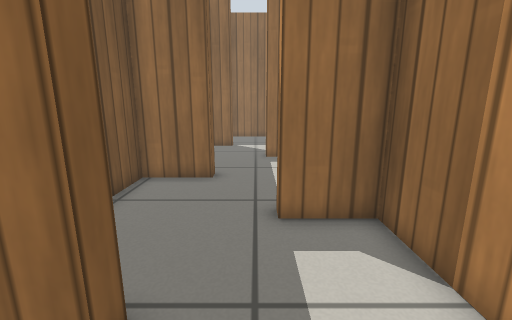
view 1 (above)

16 first-person views from a walk through a robot-simulator world made for Gazebo. The camera is 0.67 m above the floor, tilts 12° down and sees 90° across. The floor is counted in squares, 0.25 m on a side. Each view is taken from the middle of a square. On the plan, view 1 faces up. The plan holds only what a view shows up to about 18 squares ahead; the rest is blank. Simple patterns stand in for the simulator's built-in surfaces.

view 2
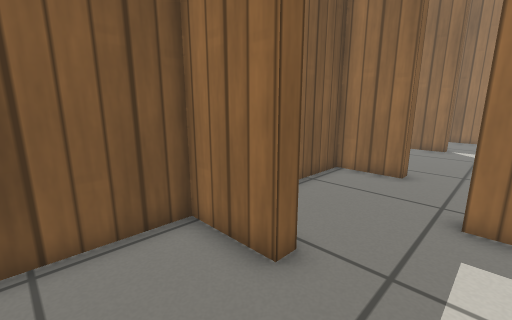

view 3
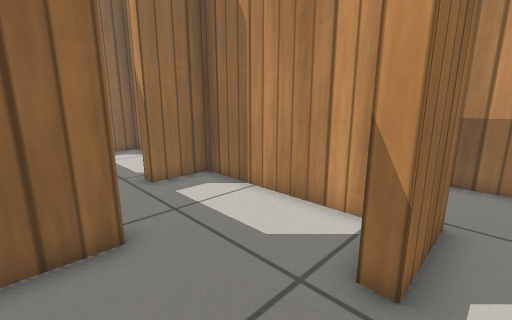

view 4
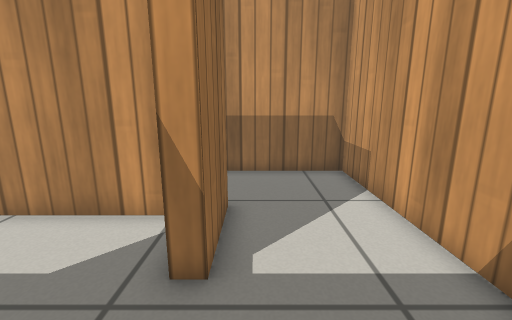

view 5
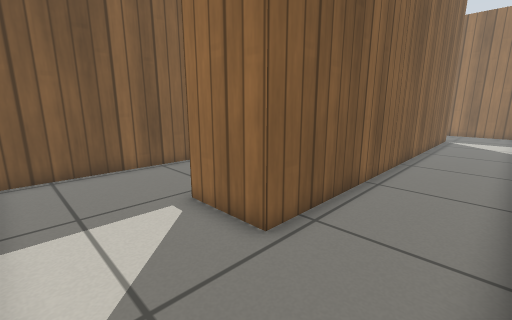

view 6
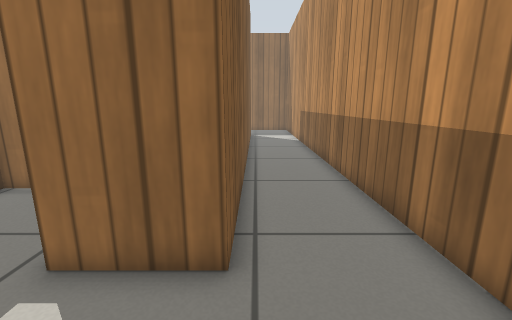

view 7
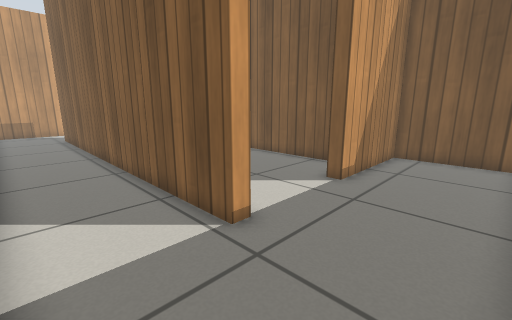

view 8
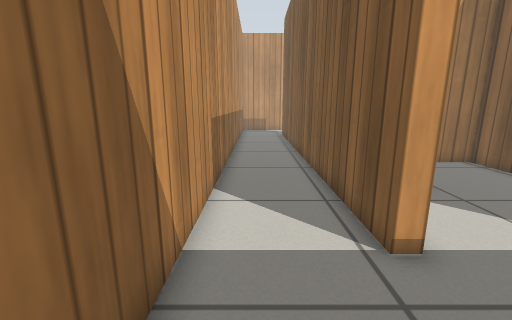

view 9
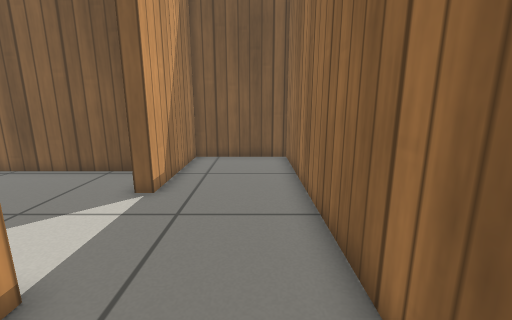

view 10
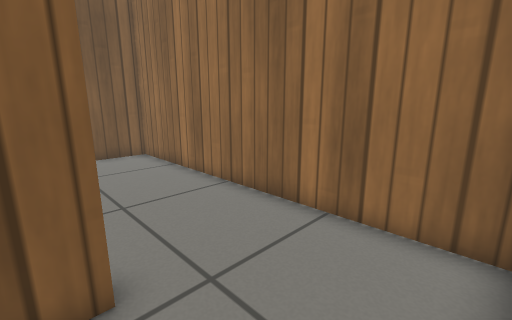

view 11
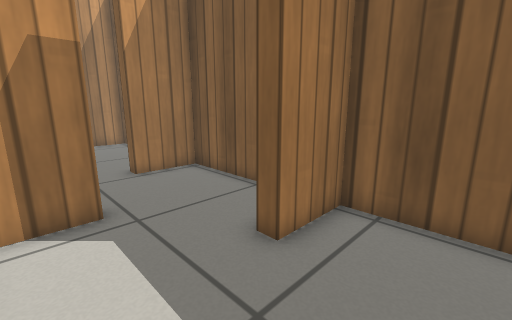

view 12
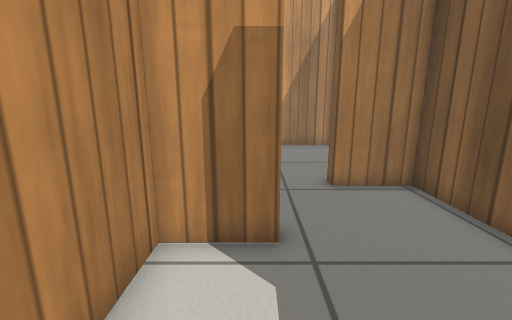

view 13
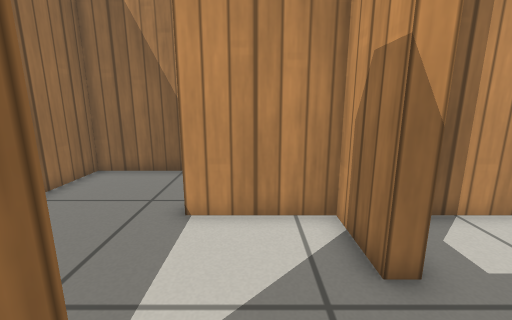

view 14
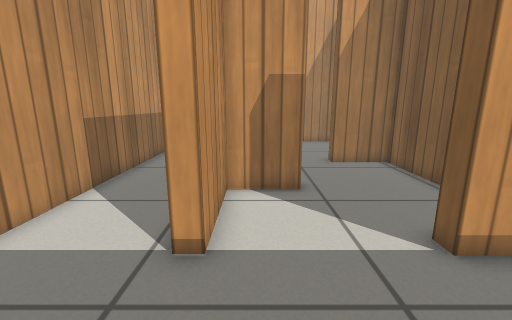

view 15
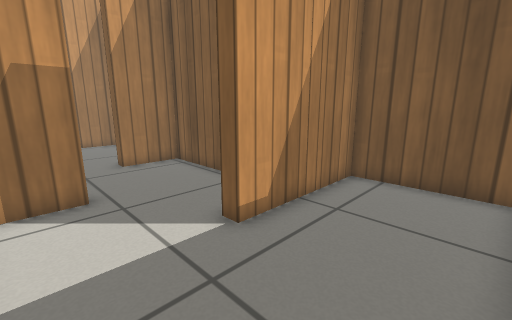

view 16
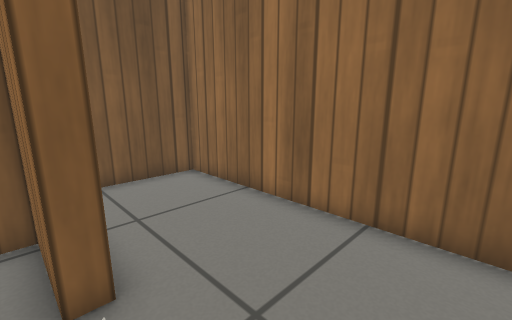

### Floor plan
Ten units are one square. View 1 is at (0, 0); x grows to the right and y downward. Boxes are objects, and circles mark ways between rooms. Rooms are numbered by the first view taken in them; rooms with no view inside come last. Other rooms are left out.
<svg viewBox="-79 -231 158 302">
<path fill="none" stroke="#000" d="M-16 -27 -16 -21 -43 -21 -43 14M29 8 29 -35M-43 14 -43 66 74 66 74 -226 25 -226M29 -178 35 -178 35 22 5 22 5 16M-43 -145 -43 -100 -16 -100M29 -104 29 -134 5 -134 5 -140M5 -140 29 -140 29 -178M-16 -178 -16 -172 -43 -172 -43 -145M25 -226 -74 -226 -74 -178 -16 -178M5 -64 29 -64 29 -104M-16 -100 -16 -94 -43 -94 -43 -64M-43 -64 -43 -27 -16 -27M29 -35 29 -57 5 -57 5 -64"/>
<circle cx="-15" cy="20" r="3" fill="#2a7"/>
<circle cx="5" cy="-25" r="3" fill="#2a7"/>
<circle cx="30" cy="-200" r="3" fill="#2a7"/>
<circle cx="-15" cy="-140" r="3" fill="#2a7"/>
<circle cx="5" cy="-95" r="3" fill="#2a7"/>
<circle cx="5" cy="-170" r="3" fill="#2a7"/>
<circle cx="-15" cy="-60" r="3" fill="#2a7"/>
<text x="0" y="-10">1</text>
<text x="40" y="-60">2</text>
<text x="-10" y="-120">3</text>
<text x="0" y="-160">4</text>
<text x="-20" y="-200">5</text>
<text x="0" y="-80">6</text>
<text x="-10" y="-50">7</text>
</svg>
Room 1 opens to room 2. Room 1 opens to room 7. Room 2 opens to room 5. Room 3 opens to room 4. Room 3 opens to room 6. Room 4 opens to room 5. Room 6 opens to room 7.

Where each view was taken, in squares from view 1:
view 1: 0 up, 0 right, facing up
view 2: 1 down, 1 right, facing up-left
view 3: 3 down, 3 left, facing up-right
view 4: 3 down, 3 left, facing right
view 5: 6 down, 7 right, facing up-left
view 6: 6 down, 4 right, facing up
view 7: 22 up, 7 right, facing down-left
view 8: 22 up, 6 right, facing down
view 9: 21 up, 6 right, facing left
view 10: 17 up, 7 right, facing up-left
view 11: 13 up, 2 right, facing down-left
view 12: 11 up, 1 right, facing down
view 13: 16 up, 3 left, facing right
view 14: 22 up, 2 right, facing down
view 15: 22 up, 2 right, facing down-left
view 16: 17 up, 2 right, facing up-left
